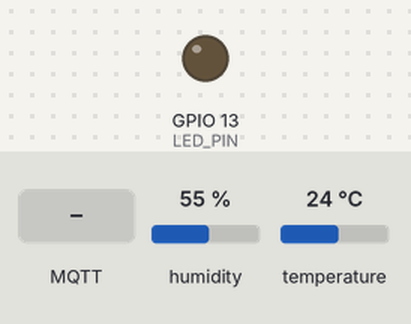
This sketch was run on a simulated ESP32. Shown: output pins drawn as LEDs (lit = HIGH). Inputs (shaded band) come from the test bench; at power-on: humidity 55 %, temperature 24 °C. WiFi joins after 1.5 s; servers stay silent unless stated; no MQTT or app messages arrive unless stated; what the sketch prints to the serial monitor is not drawn.

Above: at 2.7 s.
2.8 s: MQTT message "ON" arrives on the first subscribed topic
At 3.6 s:
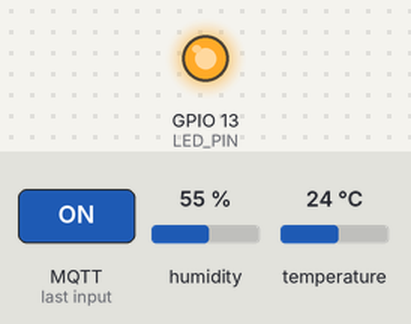
6.5 s: MQTT message "OFF" arrives on the first subscribed topic
At 7.6 s:
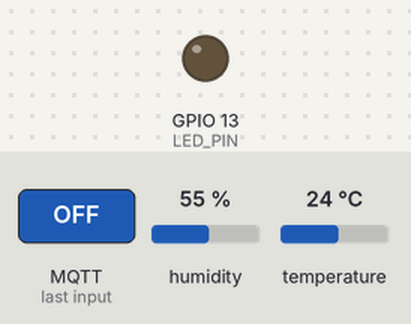
Timing chart, 0 to 9.5 s (numbered marks = the images above; inputs shaded):
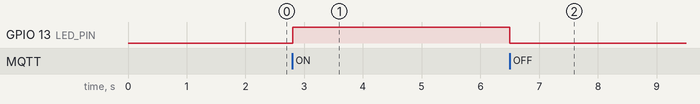

The sketch:

project01.ino
```cpp
#include <WiFi.h>
#include <PubSubClient.h>
#include "DHT.h"
#define LED_PIN 13 //ขาที่ต่อกับ LED
#define DHTPIN 2   //ขาที่ต่อเซนเซอร์ DHT11
#define DHTTYPE DHT11
DHT dht(DHTPIN, DHTTYPE);

const char* ssid = "0527S24ultra"; //อย่าลืมแก้ไข SSID ของ WIFI ที่จะให้ NodeMCU ไปเชื่อมต่อ
const char* password = "PICHAPOnG27"; //อย่าลืมแก้ไข PASSWORD ของ WIFI
const char* mqtt_server = "broker.netpie.io"; //อย่าลืมแก้ไข BROKER
const int mqtt_port = 1883;
const char* mqtt_Client = "8e1eaa03-144b-436f-be92-c7096ee1ba5d";  //อย่าลืมแก้ไข ClientID
const char* mqtt_username = "UDBUrGatRywev8u32oLZxjUkkf2iH767";  //อย่าลืมแก้ไข Token
const char* mqtt_password = "tNXT291cr1VmBtUmXpLjAS6L524c9CB5"; //อย่าลืมแก้ไข Secret

WiFiClient espClient;
PubSubClient client(espClient);

long lastMsg = 0;
int value = 0;
char msg[100];
String DataString;

void reconnect() {
  while (!client.connected()) {
    Serial.print("Attempting MQTT connection...");
  if (client.connect(mqtt_Client, mqtt_username, mqtt_password)) { //เชื่อมต่อกับ MQTT BROKER
    Serial.println("connected");
    client.subscribe("@msg/operator");
  }
  else {
    Serial.print("failed, rc=");
    Serial.print(client.state());
    Serial.println("try again in 5 seconds");
    delay(5000);
    }
  }
}

void callback(char* topic, byte* payload, unsigned int length) {
  Serial.print("Message arrived [");
  Serial.print(topic);
  Serial.print("] ");
  String message;
  for (int i = 0; i < length; i++) {
    message = message + char(payload[i]);

  }
  Serial.println(message);
  if(String(topic) == "@msg/operator") {
    if (message == "ON"){
      digitalWrite(LED_PIN,HIGH);
      //client.publish("@shadow/data/update", "{\"data\" : {\"led\" : \"on\"}}");
      Serial.println("LED ON"); }
    else if (message == "OFF") {
      digitalWrite(LED_PIN,LOW);
      //client.publish("@shadow/data/update", "{\"data\" : {\"led\" : \"off\"}}");
      Serial.println("LED OFF"); }
    }
}

void setup() {
  Serial.begin(115200);
  pinMode(LED_PIN,OUTPUT);
  dht.begin();
  Serial.println();
  Serial.print("Connecting to ");
  Serial.println(ssid);
  WiFi.begin(ssid, password); //เชื่อมต่อกับ WIFI
  while (WiFi.status() != WL_CONNECTED) {
    delay(500);
    Serial.print(".");
  }
  Serial.println("");
  Serial.println("WiFi connected");
  Serial.println("IP address: ");
  Serial.println(WiFi.localIP()); //เชื่อมต่อกับ WIFI สำเร็จ แสดง IP
  client.setServer(mqtt_server, mqtt_port); //กำหนด MQTT BROKER, PORT ที่ใช้
  client.setCallback(callback); //ตั้งค่าฟังก์ชันที่จะทำงานเมื่อมีข้อมูลเข้ามาผ่านการ Subscribe
  client.subscribe("@msg/operator");
}

void loop() {
  if (!client.connected()) {
    reconnect();
  }
  client.loop();
  long now = millis();
  if (now - lastMsg > 5000) { //จับเวลาส่งข้อมูลทุก ๆ 5 วินาที
    lastMsg = now;
    ++value;
    float h = dht.readHumidity();
    float t = dht.readTemperature();
    DataString = "{\"data\":{\"temperature\":"+(String)t+",\"humidity\":"+(String)h+"}}";
    // Example of data : {"data":{"temperature":25 , "humidity": 60}}
    DataString.toCharArray(msg, 100);
    Serial.println("Hello NETPIE2020");
    Serial.print("Publish message: ");
    Serial.println(msg);
    client.publish("@shadow/data/update", msg); // อย่าลืมแก้ไข TOPIC ที่จะทำการ PUBLISH ไปยัง MQTT BROKER
  }
  delay(1);
}
```

Measured:
- after the input at 2.8 s, GPIO 13 (LED_PIN): LOW → HIGH at once
- after the input at 6.5 s, GPIO 13 (LED_PIN): HIGH → LOW at once
